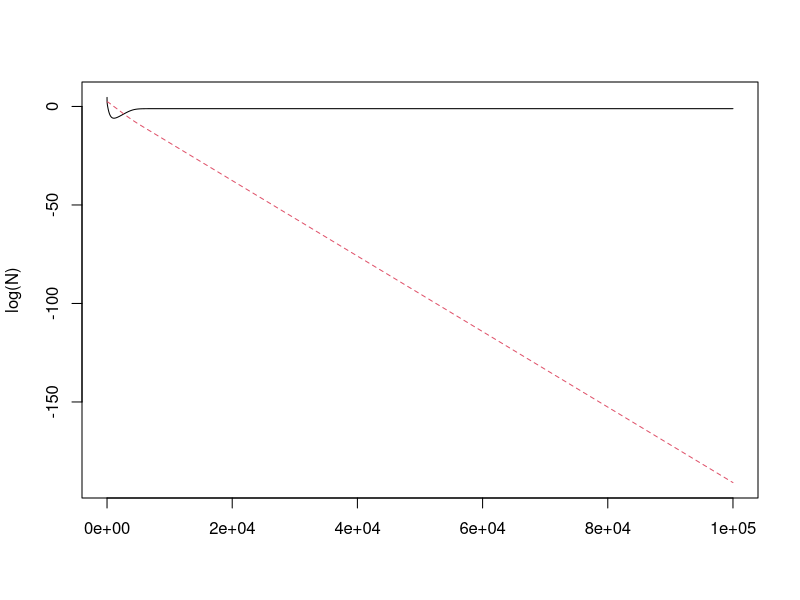

The R script that drew this image:
####################################################################################
# Include temperature fluctuations in pred-prey models from Fussmann et al. (2014) #
####################################################################################

arr <- function(Tt,E0,E1,T0=293.15,k=8.617*10^-5){
  E0 * exp( E1*(Tt-T0) / (k*Tt*T0) )
}
  # arrhenius equation

cr <- function(R,C,r,K,y,B,eps,x,tau=0.1){
  dR_Rdt <- r*(1-R/K) - y*C/(B+R)
  dC_Cdt <- eps*(y*R/(B+R) - x)
  Rnew <- R + R*dR_Rdt*tau
  Cnew <- C + C*dC_Cdt*tau
  return(c(R=Rnew,C=Cnew))
}
  # R = prey
  # C = predator
  # r = prey intrinsic rate of increase (low density, absence of predator)
  # K = prey carrying capacity (absence of predators)
  # c = rate at which predator encounters prey
  # B = prey density at which predator is feeding at 1/2 max capacity
  # eps = number of predators produced for each prey eaten
  # x = consumption rate required for predator to sustain itself
  # tau = step length

rE0 <- 8.715*10^-7
KE0 <- 5.623
yE0 <- 8.408*10^-6
BE0 <- 3.664
xE0 <- 2.689*10^-6
rE1 <- 0.84
KE1 <- -0.772
yE1 <- 0.467
BE1 <- -0.114
xE1 <- 0.639
  # change slopes later
  # r units are per SECOND; pop more than triples every 24h
  
nt <- 10^5 # time in SECONDS
Tmu <- 30
Tt <- rep(Tmu + 293.15,nt)

r <- arr(Tt,rE0,rE1)
K <- arr(Tt,KE0,KE1)
y <- arr(Tt,yE0,yE1)
B <- arr(Tt,BE0,BE1)
x <- arr(Tt,xE0,xE1)
  # will have to hold each of these constants for multiple timesteps
  # (otherwise numerical approximation of continuous time doesn't work)

eps <- 0.85

R0 <- 100
C0 <- 10
N <- matrix(nr=nt,nc=2)
N[1,] <-  c(R0,C0)

for(t in 2:nt){
  N[t,] <- cr(N[t-1,1],N[t-1,2],r[t],K[t],y[t],B[t],eps,x[t],tau=100)
}

matplot(log(N),type="l")






